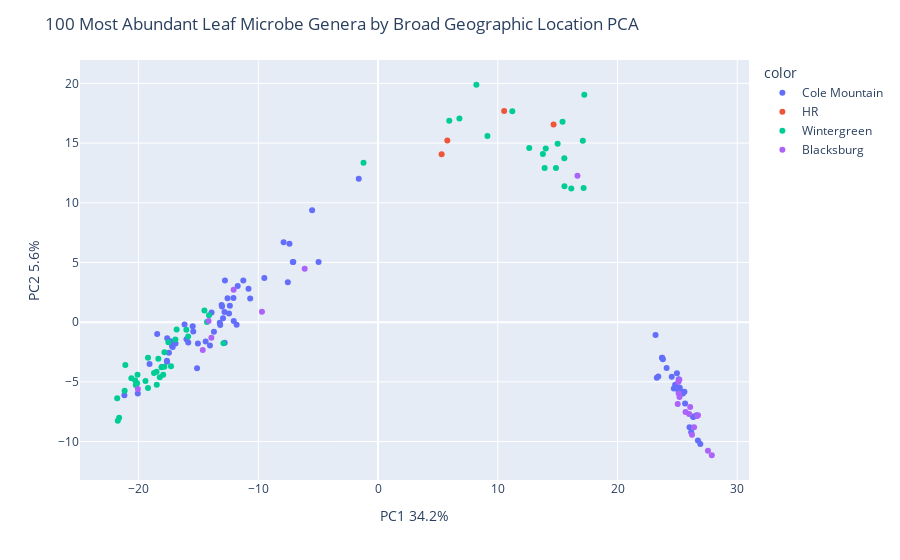

This figure's notebook cell:
### Code cell
X = pc2_df[top_100.index]

pca = PCA(n_components=2)
components = pca.fit_transform(X)

fig = px.scatter(components, x=0, y=1, color=pc2_df['site_id'])
fig.update_layout(
    title = "100 Most Abundant Leaf Microbe Genera by Broad Geographic Location PCA",
    xaxis_title="PC1 " + str(round(100*pca.explained_variance_ratio_[0], 1)) + '%',
    yaxis_title="PC2 " + str(round(100*pca.explained_variance_ratio_[1], 1)) + '%')
fig.show()

### Figure 1 — Plotly figure (JSON) as saved in the notebook; plotly's stock layout.template omitted (floating-point values rounded to 4 significant figures)
{"data": [{"hovertemplate": "color=Cole Mountain<br>0=%{x}<br>1=%{y}<extra></extra>", "legendgroup": "Cole Mountain", "marker": {"color": "#636efa", "symbol": "circle"}, "mode": "markers", "name": "Cole Mountain", "orientation": "v", "showlegend": true, "type": "scatter", "x": [-18.45, -17.61, -17.33, -7.397, -17.15, -4.968, -16.0, -12.78, -1.609, -18.06, -15.48, -9.497, -15.85, -7.534, -12.57, -13.06, -17.21, -5.505, -17.46, 25.64, 23.73, 23.41, 25.09, 24.1, 25.28, 24.53, 23.72, 25.29, 23.28, 24.81, -11.25, -11.72, -20.06, -12.8, -15.04, -12.94, -12.38, -15.12, -14.04, -14.4, -21.18, -17.63, -12.44, -16.16, -7.119, -19.08, -13.03, -10.68, -12.83, -10.82, -7.886, -11.81, -15.43, -7.076, -16.91, -13.9, -12.07, -17.62, -13.7, -13.22, -13.18, -12.05, 24.7, 26.92, 25.44, 26.01, 24.96, 25.11, 26.15, 26.33, 26.3, 26.72, 23.79, 26.6, 25.12, 25.2, 23.18, 25.59, 25.46], "xaxis": "x", "y": [-0.9848, -1.358, -1.607, 6.568, -2.074, 5.035, -1.443, 3.498, 12.01, -3.75, -0.3439, 3.699, -1.698, 3.334, 2.01, 1.43, -2.005, 9.382, -2.556, -6.812, -2.988, -4.555, -5.713, -3.831, -5.98, -4.572, -2.975, -5.978, -4.667, -5.253, 3.487, 3.034, -5.985, -1.726, -1.78, 0.3178, 1.37, -3.853, -1.962, -1.631, -6.123, -3.232, 0.7301, -0.2046, 5.038, -3.501, 1.321, 1.974, 0.8445, 2.788, 6.699, -0.2233, -0.7768, 5.036, -1.789, 0.7996, 2.031, -3.327, -0.8092, -0.05071, -0.2325, 0.1015, -5.552, -10.22, -5.839, -8.812, -4.279, -5.943, -9.217, -7.947, -7.897, -9.917, -3.115, -7.799, -4.793, -5.485, -1.08, -5.83, -5.979], "yaxis": "y"}, {"hovertemplate": "color=HR<br>0=%{x}<br>1=%{y}<extra></extra>", "legendgroup": "HR", "marker": {"color": "#EF553B", "symbol": "circle"}, "mode": "markers", "name": "HR", "orientation": "v", "showlegend": true, "type": "scatter", "x": [5.787, 14.66, 5.311, 10.53], "xaxis": "x", "y": [15.21, 16.56, 14.07, 17.69], "yaxis": "y"}, {"hovertemplate": "color=Wintergreen<br>0=%{x}<br>1=%{y}<extra></extra>", "legendgroup": "Wintergreen", "marker": {"color": "#00cc96", "symbol": "circle"}, "mode": "markers", "name": "Wintergreen", "orientation": "v", "showlegend": true, "type": "scatter", "x": [-20.28, -18.48, -17.29, -17.51, -21.62, -18.35, -12.91, -18.22, -17.94, -15.86, -21.16, -20.09, -18.08, -19.21, -20.12, -18.71, -19.21, -14.29, -21.74, -19.42, -18.5, -20.23, -16.82, -21.78, -20.6, -16.01, -14.5, -17.84, -17.84, -14.12, -21.11, -16.92, 16.14, 17.23, 17.17, 17.1, 15.41, 8.212, -1.215, 6.796, 5.949, 14.86, 11.21, 13.77, 9.138, 12.63, 15.56, 14.01, 13.91, 15.0, 15.56], "xaxis": "x", "y": [-4.892, -5.251, -3.698, -1.691, -8.015, -3.074, -1.774, -4.612, -4.398, -1.196, -5.746, -4.404, -3.772, -5.513, -5.117, -4.267, -2.981, 0.01864, -8.26, -4.923, -4.151, -5.265, -0.6137, -6.365, -4.708, -0.627, 0.9785, -3.736, -2.529, 0.5869, -3.599, -1.447, 11.2, 19.05, 11.23, 15.2, 16.79, 19.89, 13.34, 17.06, 16.87, 12.9, 17.66, 14.08, 15.58, 14.59, 11.39, 14.54, 12.91, 14.95, 13.72], "yaxis": "y"}, {"hovertemplate": "color=Blacksburg<br>0=%{x}<br>1=%{y}<extra></extra>", "legendgroup": "Blacksburg", "marker": {"color": "#ab63fa", "symbol": "circle"}, "mode": "markers", "name": "Blacksburg", "orientation": "v", "showlegend": true, "type": "scatter", "x": [16.65, -14.15, -14.64, -20.06, -13.92, -12.06, -6.128, -9.694, 25.98, 25.68, 25.08, 25.03, 25.13, 26.39, 26.07, 26.65, 25.18, 25.17, 27.55, 26.72, 26.22, 27.87], "xaxis": "x", "y": [12.26, 0.09833, -2.342, -5.606, -1.304, 2.71, 4.473, 0.8708, -7.705, -7.52, -5.022, -6.85, -5.971, -8.802, -7.104, -7.854, -6.269, -4.828, -10.78, -7.799, -9.433, -11.15], "yaxis": "y"}], "layout": {"legend": {"title": {"text": "color"}, "tracegroupgap": 0}, "margin": {"t": 60}, "title": {"text": "100 Most Abundant Leaf Microbe Genera by Broad Geographic Location PCA"}, "xaxis": {"anchor": "y", "domain": [0, 1], "title": {"text": "PC1 34.2%"}}, "yaxis": {"anchor": "x", "domain": [0, 1], "title": {"text": "PC2 5.6%"}}}}
